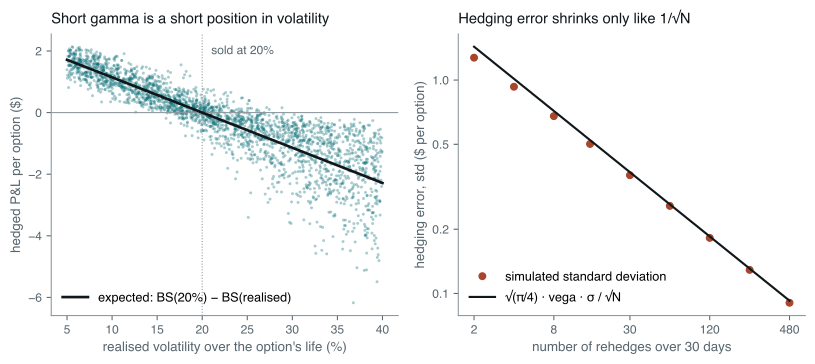

This figure's Python source:
# What a delta-hedged short option actually earns, by simulation.
#
#   Left  — a dealer sells a 30-day at-the-money call at 20% implied volatility
#           and hedges it once a day. Each dot is one simulated path whose true
#           volatility is drawn between 5% and 40%. The P&L is a bet on realised
#           volatility: the line is the exact expectation, BS(implied) minus
#           BS(realised), and the scatter around it is hedging error.
#   Right — with realised volatility equal to implied (a fairly priced option),
#           the hedged P&L has mean zero but not zero spread. Its standard
#           deviation falls like 1/sqrt(number of rehedges), matching the
#           Derman-Kamal approximation sqrt(pi/4) * vega * sigma / sqrt(N).
#
# Every calendar day is treated as a trading day, and rates and dividends are
# zero, so that nothing but gamma and theta is on the page.
#
# Run standalone:  uv run --no-project --with matplotlib,numpy python <path>

import math
import os

os.environ.setdefault("SOURCE_DATE_EPOCH", "1735689600")

import matplotlib

matplotlib.use("Agg")
matplotlib.rcParams["svg.fonttype"] = "path"
matplotlib.rcParams["svg.hashsalt"] = "dh_hedge_pnl"
matplotlib.rcParams["font.family"] = ["Helvetica", "Arial", "DejaVu Sans"]

from pathlib import Path

import matplotlib.pyplot as plt
import numpy as np

INK = "#10171B"
MUTED = "#58666E"
TEAL = "#0B6E75"
RUST = "#A8452B"
GREY = "#8A979D"

S0, K, IMPLIED, DAYS = 100.0, 100.0, 0.20, 30
T = DAYS / 365

_erf = np.vectorize(math.erf)


def ncdf(x: np.ndarray) -> np.ndarray:
    return 0.5 * (1 + _erf(np.asarray(x) / math.sqrt(2)))


def call_price(s: np.ndarray | float, tau: float, vol: np.ndarray | float) -> np.ndarray:
    s = np.asarray(s, dtype=float)
    vol = np.asarray(vol, dtype=float)
    d1 = (np.log(s / K) + 0.5 * vol**2 * tau) / (vol * np.sqrt(tau))
    return s * ncdf(d1) - K * ncdf(d1 - vol * np.sqrt(tau))


def call_delta(s: np.ndarray, tau: float, vol: float) -> np.ndarray:
    d1 = (np.log(s / K) + 0.5 * vol**2 * tau) / (vol * math.sqrt(tau))
    return ncdf(d1)


def hedged_short_call(rng: np.random.Generator, realised: np.ndarray, steps: int) -> np.ndarray:
    dt = T / steps
    paths = len(realised)
    s = np.full(paths, S0)
    pnl = np.full(paths, float(call_price(S0, T, IMPLIED)))
    for k in range(steps):
        tau = T - k * dt
        hedge = call_delta(s, tau, IMPLIED)
        z = rng.standard_normal(paths)
        s_next = s * np.exp(-0.5 * realised**2 * dt + realised * math.sqrt(dt) * z)
        pnl += hedge * (s_next - s)
        s = s_next
    return pnl - np.maximum(s - K, 0.0)


def style(ax) -> None:
    ax.tick_params(labelsize=9, colors=MUTED)
    for side in ("top", "right"):
        ax.spines[side].set_visible(False)
    for side in ("left", "bottom"):
        ax.spines[side].set_color(GREY)


def main() -> None:
    rng = np.random.default_rng(20260912)
    premium = float(call_price(S0, T, IMPLIED))
    d1 = 0.5 * IMPLIED * math.sqrt(T)
    vega = S0 * math.sqrt(T) * math.exp(-0.5 * d1**2) / math.sqrt(2 * math.pi)

    realised = rng.uniform(0.05, 0.40, 2500)
    pnl = hedged_short_call(rng, realised, DAYS)
    grid = np.linspace(0.05, 0.40, 200)
    expected = premium - call_price(S0, T, grid)

    steps_list = [2, 4, 8, 15, 30, 60, 120, 240, 480]
    stds = []
    for steps in steps_list:
        errs = hedged_short_call(rng, np.full(20000, IMPLIED), steps)
        stds.append(errs.std())
    stds = np.array(stds)
    dk = math.sqrt(math.pi / 4) * vega * IMPLIED / np.sqrt(steps_list)

    fig, (axL, axR) = plt.subplots(1, 2, figsize=(8.6, 3.9))

    axL.axhline(0, color=GREY, lw=0.8)
    axL.axvline(IMPLIED * 100, color=GREY, lw=0.8, ls=":")
    axL.scatter(realised * 100, pnl, s=5, color=TEAL, alpha=0.35, linewidths=0)
    axL.plot(grid * 100, expected, color=INK, lw=2.0, label="expected: BS(20%) − BS(realised)")
    axL.set_xlabel("realised volatility over the option's life (%)", fontsize=10, color=MUTED)
    axL.set_ylabel("hedged P&L per option ($)", fontsize=10, color=MUTED)
    axL.set_title("Short gamma is a short position in volatility", fontsize=11, color=INK, loc="left", pad=8)
    axL.text(21, 1.9, "sold at 20%", fontsize=9, color=MUTED)
    axL.legend(frameon=False, fontsize=9.5, loc="lower left")
    style(axL)

    axR.loglog(steps_list, stds, "o", color=RUST, ms=5, label="simulated standard deviation")
    axR.loglog(steps_list, dk, color=INK, lw=1.6, label="√(π/4) · vega · σ / √N")
    axR.set_xticks([2, 8, 30, 120, 480], labels=["2", "8", "30", "120", "480"])
    axR.set_yticks([0.1, 0.2, 0.5, 1.0], labels=["0.1", "0.2", "0.5", "1.0"])
    axR.minorticks_off()
    axR.set_xlabel("number of rehedges over 30 days", fontsize=10, color=MUTED)
    axR.set_ylabel("hedging error, std ($ per option)", fontsize=10, color=MUTED)
    axR.set_title("Hedging error shrinks only like 1/√N", fontsize=11, color=INK, loc="left", pad=8)
    axR.legend(frameon=False, fontsize=9.5, loc="lower left")
    style(axR)

    fig.tight_layout()
    out = Path(__file__).with_suffix("")
    for ext in ("pdf", "svg"):
        fig.savefig(f"{out}.{ext}", transparent=True, bbox_inches="tight")

    print(f"premium {premium:.4f}  vega per 1.00 vol {vega:.4f}")
    for lo, hi in ((0.05, 0.10), (0.10, 0.15), (0.15, 0.25), (0.25, 0.30), (0.30, 0.40)):
        m = (realised >= lo) & (realised < hi)
        print(
            f"realised {lo:.2f}-{hi:.2f}: mean pnl {pnl[m].mean():+.3f}, sd {pnl[m].std():.3f}, "
            f"share of paths losing {np.mean(pnl[m] < 0):.2f}"
        )
    for vol in (0.10, 0.20, 0.30):
        print(f"expected pnl at realised {vol:.2f}: {premium - float(call_price(S0, T, vol)):+.4f}")
    for steps, sd, approx in zip(steps_list, stds, dk):
        print(f"N={steps:4d}: sd {sd:.4f} ({100 * sd / premium:5.1f}% of premium), Derman-Kamal {approx:.4f}")


main()
